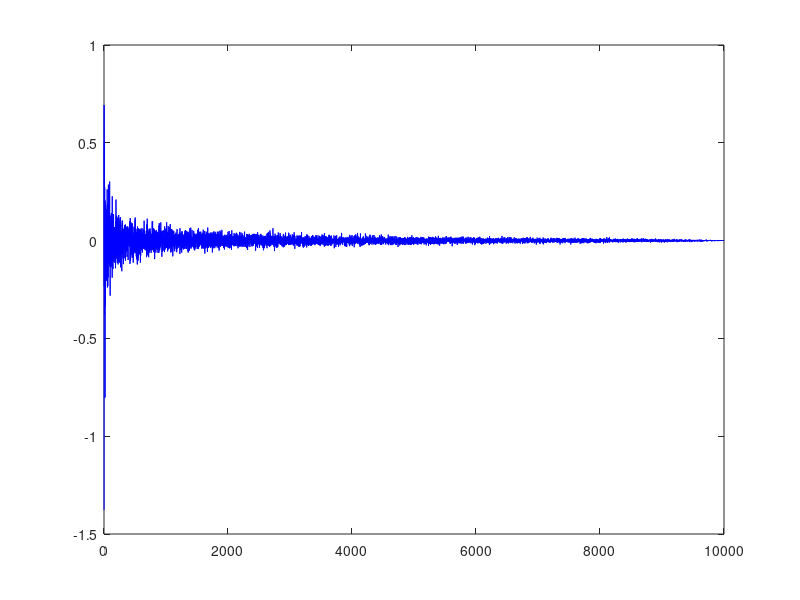
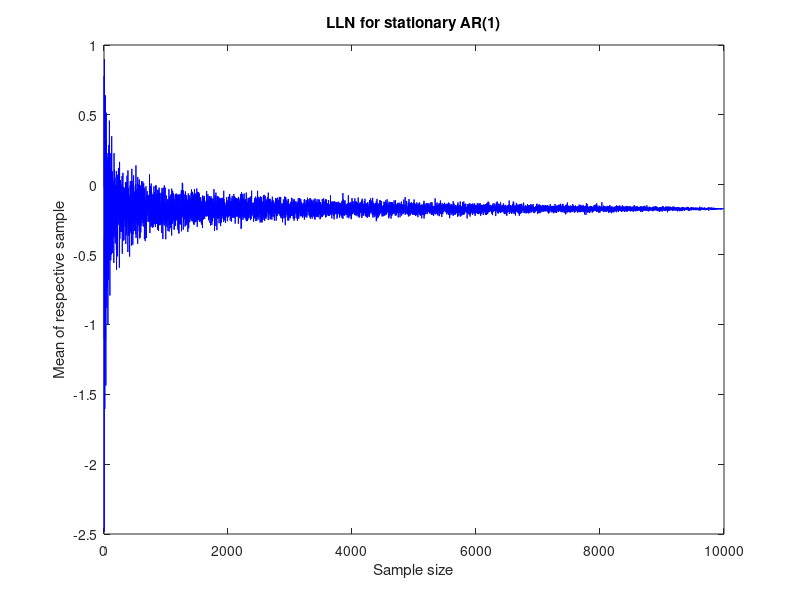

Recreate these plots in MATLAB, in order.
%%%%%%%%%
%% 2.1 %%
%%%%%%%%%

clearvars; clc; close all;


%% 2.1.2

vec_all_draws = randn(10000,1);

means_init = 10:10000;
range_all = 1:10000;

%
for i = 1:10000
    sample = randsample(vec_all_draws,i);
    mean_ = mean(sample);
    means_init(i) = mean_;
end


% plotting 

figure('name', 'LLN');
plot(range_all, means_init, 'b');

%% 2.1.2 for an AR(1)

% simulating  AR(1)
rng(1);

y = ones(10000,1);
y(1) = 0;

eps = randn(10000,1);
phi = 0.9; % just randomly
 
for i = 2:length(eps)
    y(i) = phi * y(i-1) + eps(i);
end


for i = 1:10000
    sample = randsample(y,i);
    mean_ = mean(sample);
    means_init(i) = mean_;
end

figure('name', 'LLN for AR 1');
plot(range_all, means_init, 'b');
title('LLN for stationary AR(1)');
xlabel('Sample size');
ylabel('Mean of respective sample');







